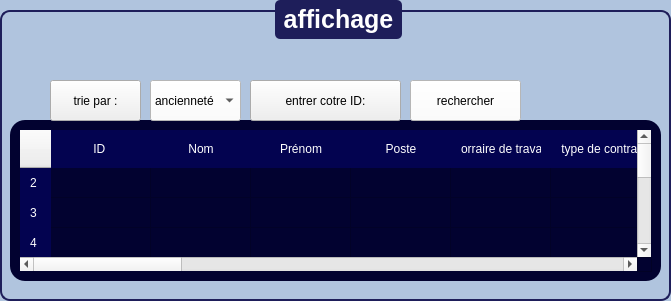
     <widget class="QGroupBox" name="groupBox_28">
      <property name="geometry">
       <rect>
        <x>670</x>
        <y>30</y>
        <width>671</width>
        <height>301</height>
       </rect>
      </property>
      <property name="styleSheet">
       <string notr="true">QGroupBox {
    font-family: &quot;Arial&quot;;
    font-size: 25px;
    font-weight: bold;
    color: #0A0A2A;
    border: 2px solid #1E1E5A;
    border-radius: 10px;
    margin-top: 10px;
    background-color: #B0C4DE;
}

QGroupBox::title {
    subcontrol-origin: margin;
    subcontrol-position: top center;
    padding: 5px;
    background-color: #1E1E5A;
    color: white;
    border-radius: 5px;
}
</string>
      </property>
      <property name="title">
       <string>affichage</string>
      </property>
      <widget class="QPushButton" name="pushButton_79">
       <property name="geometry">
        <rect>
         <x>370</x>
         <y>420</y>
         <width>81</width>
         <height>51</height>
        </rect>
       </property>
       <property name="styleSheet">
        <string notr="true">QLineEdit, QDateTimeEdit {
    font-family: &quot;Arial&quot;;
    font-size: 14px;
    color: white;
    background-color: #0A0A2A;
    border: 2px solid #1E1E5A;
    border-radius: 5px;
    padding: 5px;
}

QPushButton {
    font-family: &quot;Arial Black&quot;;
    font-size: 14px;
    color: white;
    background-color: #0A0A2A;
    border: 2px solid #1E1E5A;
    border-radius: 5px;
    padding: 5px;
}

QPushButton:hover {
    background-color: #1E1E5A;
}
</string>
       </property>
       <property name="text">
        <string>modifier</string>
       </property>
       <property name="icon">
        <iconset>
         <normaloff>:/icons/icones/addition.png</normaloff>:/icons/icones/addition.png</iconset>
       </property>
       <property name="iconSize">
        <size>
         <width>20</width>
         <height>20</height>
        </size>
       </property>
      </widget>
      <widget class="QTableWidget" name="tableWidget_5">
       <property name="geometry">
        <rect>
         <x>10</x>
         <y>120</y>
         <width>651</width>
         <height>161</height>
        </rect>
       </property>
       <property name="styleSheet">
        <string notr="true">QTableWidget {
    background-color: #020230;
    color: white;
    border-radius: 15px;
    padding: 10px;
    font-size: 16px;
    border: none;
}

QTableWidget::item {
    padding: 10px;
}

QTableWidget::item:selected {
    background-color: #5555FF;
    color: white;
}

QHeaderView::section {
    background-color: #030350;
    color: white;
    padding: 10px;
    border: none;
}</string>
       </property>
       <property name="rowCount">
        <number>6</number>
       </property>
       <property name="columnCount">
        <number>20</number>
       </property>
       <row>
        <property name="text">
         <string>2</string>
        </property>
       </row>
       <row>
        <property name="text">
         <string>3</string>
        </property>
       </row>
       <row>
        <property name="text">
         <string>4</string>
        </property>
       </row>
       <row>
        <property name="text">
         <string>5</string>
        </property>
       </row>
       <row>
        <property name="text">
         <string>6</string>
        </property>
       </row>
       <row/>
       <column>
        <property name="text">
         <string>ID </string>
        </property>
       </column>
       <column>
        <property name="text">
         <string>Nom</string>
        </property>
       </column>
       <column>
        <property name="text">
         <string>Prénom</string>
        </property>
       </column>
       <column>
        <property name="text">
         <string>Poste</string>
        </property>
       </column>
       <column>
        <property name="text">
         <string>horraire de travail</string>
        </property>
       </column>
       <column>
        <property name="text">
         <string>type de contrat</string>
        </property>
       </column>
       <column>
        <property name="text">
         <string/>
        </property>
       </column>
       <column/>
       <column/>
       <column/>
       <column/>
       <column/>
       <column/>
       <column/>
       <column/>
       <column/>
       <column/>
       <column/>
       <column/>
       <column/>
       <item row="0" column="7">
        <property name="text">
         <string>ID evenement</string>
        </property>
       </item>
       <item row="0" column="8">
        <property name="text">
         <string>Lieux evenement</string>
        </property>
       </item>
       <item row="0" column="9">
        <property name="text">
         <string>Date</string>
        </property>
       </item>
       <item row="0" column="10">
        <property name="text">
         <string>Tupe d evenement</string>
        </property>
       </item>
       <item row="0" column="11">
        <property name="text">
         <string>Confidentialite</string>
        </property>
       </item>
       <item row="0" column="12">
        <property name="text">
         <string>Respesable</string>
        </property>
       </item>
       <item row="0" column="13">
        <property name="text">
         <string>Capacite</string>
        </property>
       </item>
       <item row="5" column="7">
        <property name="text">
         <string/>
        </property>
       </item>
       <item row="5" column="8">
        <property name="text">
         <string/>
        </property>
       </item>
       <item row="5" column="9">
        <property name="text">
         <string/>
        </property>
       </item>
       <item row="5" column="10">
        <property name="text">
         <string/>
        </property>
       </item>
       <item row="5" column="11">
        <property name="text">
         <string/>
        </property>
       </item>
       <item row="5" column="12">
        <property name="text">
         <string/>
        </property>
       </item>
       <item row="5" column="13">
        <property name="text">
         <string/>
        </property>
       </item>
       <item row="5" column="15">
        <property name="text">
         <string/>
        </property>
       </item>
       <item row="5" column="16">
        <property name="text">
         <string/>
        </property>
       </item>
       <item row="5" column="17">
        <property name="text">
         <string/>
        </property>
       </item>
       <item row="5" column="18">
        <property name="text">
         <string/>
        </property>
       </item>
       <item row="5" column="19">
        <property name="text">
         <string/>
        </property>
       </item>
      </widget>
      <widget class="QPushButton" name="search_6">
       <property name="geometry">
        <rect>
         <x>410</x>
         <y>80</y>
         <width>111</width>
         <height>41</height>
        </rect>
       </property>
       <property name="minimumSize">
        <size>
         <width>111</width>
         <height>18</height>
        </size>
       </property>
       <property name="styleSheet">
        <string notr="true">background-color: rgb(255, 255, 255);</string>
       </property>
       <property name="text">
        <string>rechercher</string>
       </property>
      </widget>
      <widget class="QComboBox" name="comboBox_2">
       <property name="geometry">
        <rect>
         <x>150</x>
         <y>80</y>
         <width>91</width>
         <height>41</height>
        </rect>
       </property>
       <property name="styleSheet">
        <string notr="true">background-color: rgb(255, 255, 255);</string>
       </property>
       <item>
        <property name="text">
         <string>ancienneté</string>
        </property>
       </item>
       <item>
        <property name="text">
         <string>poste</string>
        </property>
       </item>
       <item>
        <property name="text">
         <string>spécialité</string>
        </property>
       </item>
      </widget>
      <widget class="QPushButton" name="certificat_6">
       <property name="geometry">
        <rect>
         <x>50</x>
         <y>80</y>
         <width>91</width>
         <height>41</height>
        </rect>
       </property>
       <property name="styleSheet">
        <string notr="true">QPushButton {
    background-color: #E8F1FF; /* Couleur de fond initiale */
    color: #000000; /* Couleur du texte */
    border: none;
    font-size: 16px; /* Augmenter la taille du texte */
    font-weight: bold;
    padding: 12px; /* Espacement pour agrandir le bouton */
    border-radius: 8px;
    text-align: center; /* Centrer le texte */
    qproperty-iconSize: 32px 32px; /* Agrandir l'icône */
}

QPushButton:hover {
    background-color: #D0E3FF; /* Couleur au survol */
}

QPushButton:pressed {
    background-color: #1461C7; /* Bleu foncé lorsqu'on clique */
    color: white;
}
url(:/icons/icones/14.png)</string>
       </property>
       <property name="text">
        <string>trie par :</string>
       </property>
       <property name="icon">
        <iconset>
         <normaloff>:/icons/icones/briefing.png</normaloff>:/icons/icones/briefing.png</iconset>
       </property>
      </widget>
      <widget class="QPushButton" name="certificat_7">
       <property name="geometry">
        <rect>
         <x>250</x>
         <y>80</y>
         <width>151</width>
         <height>41</height>
        </rect>
       </property>
       <property name="styleSheet">
        <string notr="true">QPushButton {
    background-color: #E8F1FF; /* Couleur de fond initiale */
    color: #000000; /* Couleur du texte */
    border: none;
    font-size: 16px; /* Augmenter la taille du texte */
    font-weight: bold;
    padding: 12px; /* Espacement pour agrandir le bouton */
    border-radius: 8px;
    text-align: center; /* Centrer le texte */
    qproperty-iconSize: 32px 32px; /* Agrandir l'icône */
}

QPushButton:hover {
    background-color: #D0E3FF; /* Couleur au survol */
}

QPushButton:pressed {
    background-color: #1461C7; /* Bleu foncé lorsqu'on clique */
    color: white;
}
url(:/icons/icones/14.png)</string>
       </property>
       <property name="text">
        <string>entrer cotre ID:</string>
       </property>
       <property name="icon">
        <iconset>
         <normaloff>:/icons/icones/briefing.png</normaloff>:/icons/icones/briefing.png</iconset>
       </property>
      </widget>
     </widget>
